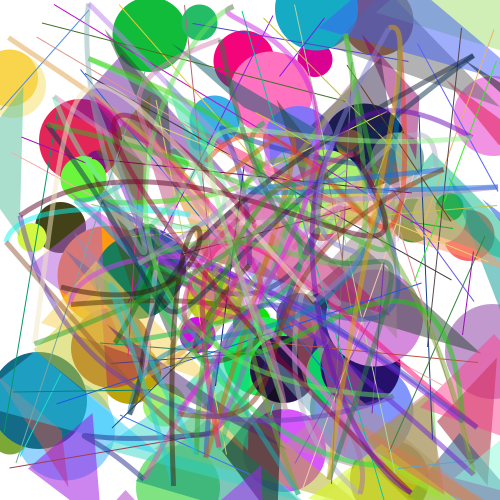

Here is the Python script that generated this plot:
import sys
import os
import cairo
#import Images
import PIL
from PIL import Image
import numpy
from random import randint, choice
#from IPython.display import Image, display
from math import pi
from io import BytesIO
from graphics import update

#def as_numpy_array(surface):
#  w = 500
#  h = 500
#  data = surface.get_data()
#  a = numpy.ndarray(shape=(h,w), dtype=numpy.uint32, buffer=data)
#  i = Image.frombytes("RGBA", (w,h), a, "raw", "BGRA", 0, 1)
#  return numpy.asarray(i)

def add_image(surface):
  aisrf = cairo.ImageSurface(cairo.FORMAT_ARGB32, 500, 500)
  aictx = cairo.Context(aisrf)
  aictx.set_source_surface(surface,0.0,0.0)
  aictx.paint()
#  a = as_numpy_array(aisrf)
  a = Image.frombuffer("RGBA", (aisrf.get_width(),aisrf.get_height()), aisrf.get_data(), "raw", "RGBA", 0, 1)
  return a

def rect(sr, cr, sr1, cr1, width, height, nimg):
  cr.set_source_rgba(1,1,1,1)
  cr.rectangle(0,0,width,height)
  cr.fill()
  cr1.set_source_rgba(1,1,1,1)
  cr1.rectangle(0,0,width,height)
  cr1.fill()
  aim = add_image(sr1)
  nimg.append(aim)
  return nimg

def circ(sr, cr, sr1, cr1, its, nimg):

  for i in range (1, its):
    r = randint(20, 100)/1000
    x = randint(0, 1000)/1000
    y = randint(0, 1000)/1000
    ag1 = 0
    ag2 = 2 * pi
    cred = randint(0, 1000)/1000
    cgreen = randint(0, 1000)/1000
    cblue = randint(0, 1000)/1000
    copaque = 1
    cr.set_source_rgba(cred, cgreen, cblue, copaque)
    cr.arc(x, y, r, ag1, ag2)
    cr.fill()
    cr1.set_source_rgba(cblue, cgreen, cred, copaque)
    cr1.arc(x, y, r, ag1, ag2)
    cr1.fill()
    aim = add_image(sr1)
    nimg.append(aim)
  return nimg

def tri(sr, cr, sr1, cr1, its, nimg):

  for i in range (1, its):
    x1 = randint(0, 1000)/1000
    y1 = randint(0, 1000)/1000
    multip = [-1, 1]
    m1 = choice(multip)
    m2 = choice(multip)
    m3 = choice(multip)
    m4 = choice(multip)
    offset1 = randint(100, 150)/1000*m1
    offset2 = randint(100, 150)/1000*m2
    x2 = x1 + offset1
    y2 = y1 + offset2
    offset3 = randint(100, 150)/1000*m3
    offset4 = randint(100, 150)/1000*m4
    if x1 > x2:
      x3 = x1 + (x1 - x2) + offset3
    else:
      x3 = x2 + (x2 - x1) + offset3
    if y1 > y2:
      y3 = y1 + (y1 - y2)
    else:
      y3 = y2 + (y2 - y1)
    cred = randint(0, 1000)/1000
    cgreen = randint(0, 1000)/1000
    cblue = randint(0, 1000)/1000
    copaque = 0.5
    cr.set_line_width(0.003)
    cr.set_source_rgba(cred, cgreen, cblue, copaque)
    cr.move_to(x1, y1)
    cr.line_to(x2, y2)
    cr.line_to (x3, y3)
    cr.line_to(x1, y1)
    cr.fill()
    cr1.set_line_width(0.003)
    cr1.set_source_rgba(cblue, cgreen, cred, copaque)
    cr1.move_to(x1, y1)
    cr1.line_to(x2, y2)
    cr1.line_to (x3, y3)
    cr1.line_to(x1, y1)
    cr1.fill()
    aim = add_image(sr1)
    nimg.append(aim)
  return nimg

def lin(sr, cr, sr1, cr1, its, nimg):

  for i in range (1, its):
    x1 = randint(0, 1000)/1000
    y1 = randint(0, 1000)/1000
    x2 = randint(0, 1000)/1000
    y2 = randint(0, 1000)/1000
    cred = randint(0, 1000)/1000
    cgreen = randint(0, 1000)/1000
    cblue = randint(0, 1000)/1000
    copaque = 1
    cr.set_line_width(0.002)
    cr.set_source_rgba(cred, cgreen, cblue, copaque)
    cr.move_to(x1, y1)
    cr.line_to(x2, y2)
    cr.stroke()
    cr1.set_line_width(0.002)
    cr1.set_source_rgba(cblue, cgreen, cred, copaque)
    cr1.move_to(x1, y1)
    cr1.line_to(x2, y2)
    cr1.stroke()
    aim = add_image(sr1)
    nimg.append(aim)
  return nimg

def squg(sr, cr, sr1, cr1, its, nimg):

  x1 = randint(0, 100)/1000
  y1 = randint(0, 100)/1000
  for i in range (1, its):
    x2 = randint(0, 1000)/1000
    y2 = randint(0, 1000)/1000
    x3 = randint(0, 1000)/1000
    y3 = randint(0, 1000)/1000
    x4 = randint(0, 1000)/1000
    y4 = randint(0, 1000)/1000
    cred = randint(0, 1000)/1000
    cgreen = randint(0, 1000)/1000
    cblue = randint(0, 1000)/1000
    copaque = 0.5
    cr.set_line_width(0.01)
    cr.set_source_rgba(cred, cgreen, cblue, copaque)
    cr.move_to(x1, y1)
    cr.curve_to(x2, y2, x3, y3, x4, y4)
    cr.stroke()
    cr1.set_line_width(0.01)
    cr1.set_source_rgba(cblue, cgreen, cred, copaque)
    cr1.move_to(x1, y1)
    cr1.curve_to(x2, y2, x3, y3, x4, y4)
    cr1.stroke()
    aim = add_image(sr1)
    nimg.append(aim)
    x1 = x4
    y1 = y4
  return nimg

images = []
timg = []
width = 500
height = 500
iterations = 60

srf = cairo.RecordingSurface(cairo.Content(1), cairo.Rectangle(0.0,0.0,500,500))
ctx = cairo.Context(srf)
ctx.scale(width, height)
srf1 = cairo.RecordingSurface(cairo.Content(1), cairo.Rectangle(0.0,0.0,width,height))
ctx1 = cairo.Context(srf1)
ctx1.scale(width, height)
images = rect(srf, ctx, srf1, ctx1, width, height, timg)
images = circ(srf, ctx, srf1, ctx1, iterations, timg)
images = tri(srf, ctx, srf1, ctx1, iterations, timg)
images = lin(srf, ctx, srf1, ctx1, iterations, timg)
images = squg(srf, ctx, srf1, ctx1, iterations, timg)
#images = draw(srf, ctx, srf1, ctx1, width, height, iterations, timg)
#images = nimg
images[0].save('test.gif', save_all=True, append_images=images[1:], optimize=False, duration=3, loop=1)

srf2 = cairo.ImageSurface(cairo.FORMAT_ARGB32, width, height)
ctx2 = cairo.Context(srf2)
ctx2.set_source_surface(srf,0.0,0.0)
ctx2.paint()
fileobj = 'test.png'
srf2.write_to_png(fileobj)

srf3 = cairo.SVGSurface('test.svg', width, height)
ctx3 = cairo.Context(srf3)
ctx3.set_source_surface(srf,0.0,0.0)
ctx3.paint()
